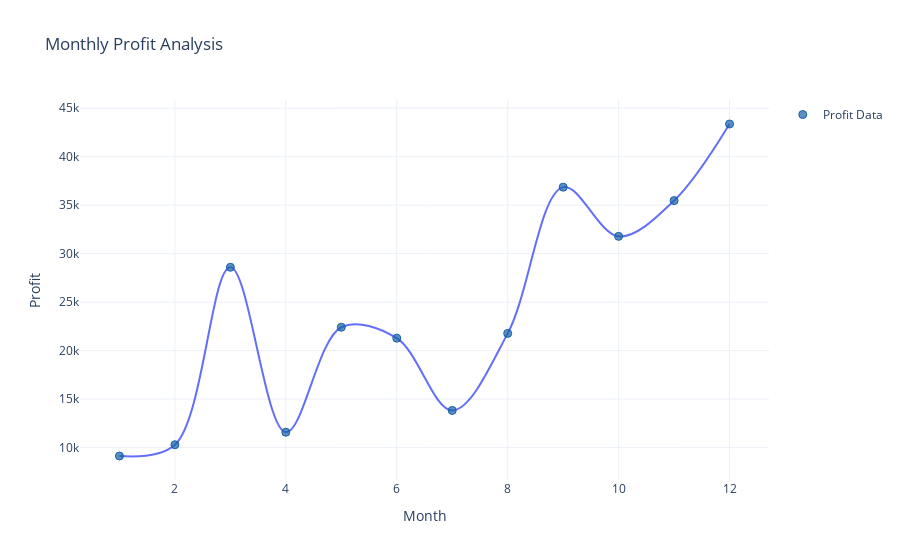

Notebook source saved alongside this figure:
### Code cell
import plotly.express as px

profit_by_month = data.groupby('Order Month')['Profit'].sum().reset_index()

fig = px.line(profit_by_month, 
              x='Order Month', 
              y='Profit', 
              title='Monthly Profit Analysis',
              line_shape='spline', 
              labels={'Profit': ' Profit', 'Order Month': 'Month'},
              color_discrete_sequence=px.colors.qualitative.Plotly) 

fig.update_layout(title_text='Monthly Profit Analysis', xaxis_title='Month', yaxis_title='Profit')


fig.add_trace(go.Scatter(x=profit_by_month['Order Month'], 
                         y=profit_by_month['Profit'], 
                         mode='markers', 
                         name='Profit Data', 
                         marker=dict(color='rgba(22, 96, 167, 0.7)', 
                                     size=8, 
                                     line=dict(color='rgba(22, 96, 167, 1)', 
                                               width=1)
                                    )
                        )
             )

fig.show()

### Figure 1 — Plotly figure (JSON) as saved in the notebook; plotly's stock layout.template omitted (floating-point values rounded to 4 significant figures)
{"data": [{"hovertemplate": "Month=%{x}<br> Profit=%{y}<extra></extra>", "legendgroup": "", "line": {"color": "#636EFA", "dash": "solid", "shape": "spline"}, "marker": {"symbol": "circle"}, "mode": "lines", "name": "", "orientation": "v", "showlegend": false, "type": "scatter", "x": [1, 2, 3, 4, 5, 6, 7, 8, 9, 10, 11, 12], "xaxis": "x", "y": [9134.0, 10290.0, 28590.0, 11590.0, 22410.0, 21290.0, 13830.0, 21780.0, 36860.0, 31780.0, 35470.0, 43370.0], "yaxis": "y"}, {"marker": {"color": "rgba(22, 96, 167, 0.7)", "line": {"color": "rgba(22, 96, 167, 1)", "width": 1}, "size": 8}, "mode": "markers", "name": "Profit Data", "type": "scatter", "x": [1, 2, 3, 4, 5, 6, 7, 8, 9, 10, 11, 12], "y": [9134.0, 10290.0, 28590.0, 11590.0, 22410.0, 21290.0, 13830.0, 21780.0, 36860.0, 31780.0, 35470.0, 43370.0]}], "layout": {"legend": {"tracegroupgap": 0}, "title": {"text": "Monthly Profit Analysis"}, "xaxis": {"anchor": "y", "domain": [0, 1], "title": {"text": "Month"}}, "yaxis": {"anchor": "x", "domain": [0, 1], "title": {"text": "Profit"}}}}
